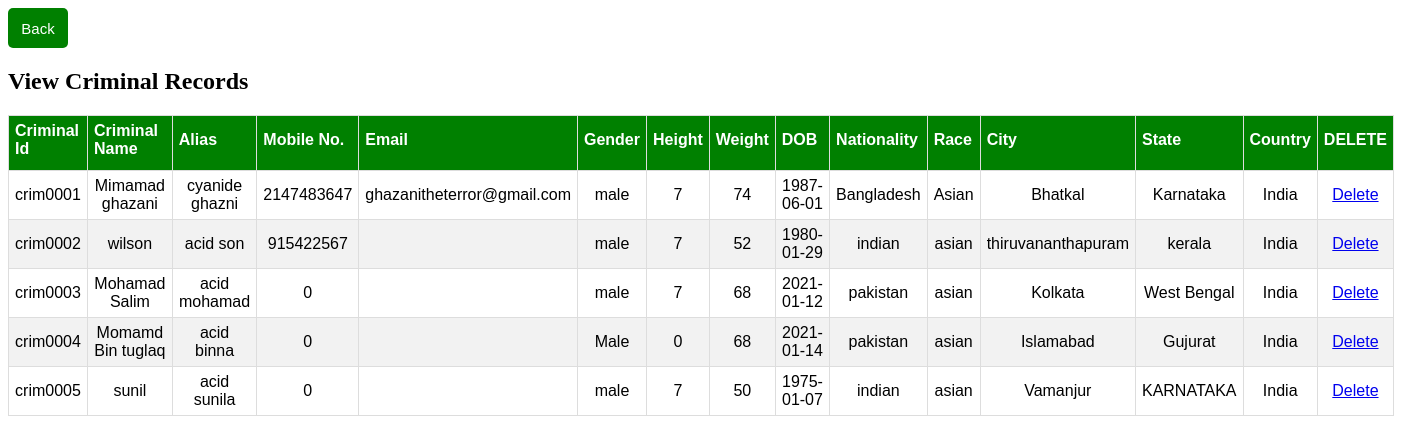
Page /criminalreport.php (signed in) on the committed database.
### tables this page shows
CREATE TABLE `criminal` (
  `Crimnal_id` varchar(20) NOT NULL,
  `criminalname` varchar(30) NOT NULL,
  `aliasname` varchar(30) NOT NULL,
  `criminalmobile` int(10) NOT NULL,
  `criminalemail` varchar(30) NOT NULL,
  `gender` varchar(10) NOT NULL,
  `height` float NOT NULL,
  `weight` float NOT NULL,
  `criminaldob` date NOT NULL,
  `nationality` varchar(20) NOT NULL,
  `race` varchar(20) NOT NULL,
  `criminalcity` varchar(30) NOT NULL,
  `criminalstate` varchar(25) NOT NULL,
  `criminalcountry` varchar(40) NOT NULL
);

### criminalreport.php (the view, shortened to what this page needs)
<!DOCTYPE html>
<?php
 require "dbconfig.php";
 $conn=mysqli_connect($host,$user,$pass,$db) or die("we couldn't connect");
 ?>
<html>
<head>
</head>
<body>
	<div align="left">
		<button id="abc" style="width:60px;" onclick="window.location.href='index1.php'">Back</button>
</div>
<div class="form">
<h2>View Criminal Records</h2>
<table id="customers" width="100%" border="1" style="border-collapse:collapse;">
<thead>
<tr>
<th><strong>Criminal Id</strong></th>
<th><strong>Criminal Name</strong></th>
<th><strong>Alias</strong></th>
<th><strong>Mobile No.</strong></th>
<th><strong>Email</strong></th>
<th><strong>Gender</strong></th>
<th><strong>Height</strong></th>
<th><strong>Weight</strong></th>
<th><strong>DOB</strong></th>
<th><strong>Nationality</strong></th>
<th><strong>Race</strong></th>
<th><strong>City</strong></th>
<th><strong>State</strong></th>
<th><strong>Country </strong></th>
<th><strong>DELETE</strong></th>
</thead>
<tbody>
<?php
$count=1;
$sel_query="Select * from criminal ORDER BY Crimnal_id ASC";
$resul = mysqli_query($conn,$sel_query);
if(mysqli_num_rows($resul)>0){
while($row = mysqli_fetch_assoc($resul)) { ?>
<tr>
<td align="center"><?php echo $row["Crimnal_id"]; ?></td>
<td align="center"><?php echo $row["criminalname"]; ?></td>
<td align="center"><?php echo $row["aliasname"]; ?></td>
<td align="center"><?php echo $row["criminalmobile"]; ?></td>
<td align="center"><?php echo $row["criminalemail"]; ?></td>
<td align="center"><?php echo $row["gender"]; ?></td>
<td align="center"><?php echo $row["height"]; ?></td>
<td align="center"><?php echo $row["weight"]; ?></td>
<td align="center"><?php echo $row["criminaldob"]; ?></td>
<td align="center"><?php echo $row["nationality"]; ?></td>
<td align="center"><?php echo $row["race"]; ?></td>
<td align="center"><?php echo $row["criminalcity"]; ?></td>
<td align="center"><?php echo $row["criminalstate"]; ?></td>
<td align="center"><?php echo $row["criminalcountry"]; ?></td>
<td align="center">
	<a href="delete2.php?id=<?php echo $row["Crimnal_id"];?>">Delete</a>
</td>
</tr>
<?php $count++; }} ?>
</tbody>
</table>
</div>
</body>
</html>

### criminalreport.php (style rules this page uses)
#customers { font-family: "Trebuchet MS", Arial, Helvetica, sans-serif; border-collapse: collapse; width: 100%; }
#customers td, #customers th { border: 1px solid #ddd; padding: 6px; }
#customers tr:nth-child(even) { background-color: #f2f2f2; }
#customers th { padding-top: px; padding-bottom: 12px; text-align: left; background-color: green; color: white; }
#abc { padding: 10px; font-size: 15px; height:40px; width:80px; color: white; background: green; border: none; border-radius: 5px; }

### rows in the picture
criminal: Crimnal_id "crim0001", criminalname "Mimamad ghazani", aliasname "cyanide ghazni", criminalmobile "2147483647", criminalemail "ghazanitheterror@gmail.com", gender "male", height "7", weight "74", criminaldob "1987-06-01", nationality "Bangladesh", race "Asian", criminalcity "Bhatkal", criminalstate "Karnataka", criminalcountry "India"
criminal: Crimnal_id "crim0002", criminalname "wilson", aliasname "acid son", criminalmobile "915422567", gender "male", height "7", weight "52", criminaldob "1980-01-29", nationality "indian", race "asian", criminalcity "thiruvananthapuram", criminalstate "kerala", criminalcountry "India"
criminal: Crimnal_id "crim0003", criminalname "Mohamad Salim", aliasname "acid mohamad", criminalmobile "0", gender "male", height "7", weight "68", criminaldob "2021-01-12", nationality "pakistan", race "asian", criminalcity "Kolkata", criminalstate "West Bengal", criminalcountry "India"
criminal: Crimnal_id "crim0004", criminalname "Momamd Bin tuglaq", aliasname "acid binna", criminalmobile "0", gender "Male", height "0", weight "68", criminaldob "2021-01-14", nationality "pakistan", race "asian", criminalcity "Islamabad", criminalstate "Gujurat", criminalcountry "India"
criminal: Crimnal_id "crim0005", criminalname "sunil", aliasname "acid sunila", criminalmobile "0", gender "male", height "7", weight "50", criminaldob "1975-01-07", nationality "indian", race "asian", criminalcity "Vamanjur", criminalstate "KARNATAKA", criminalcountry "India"
